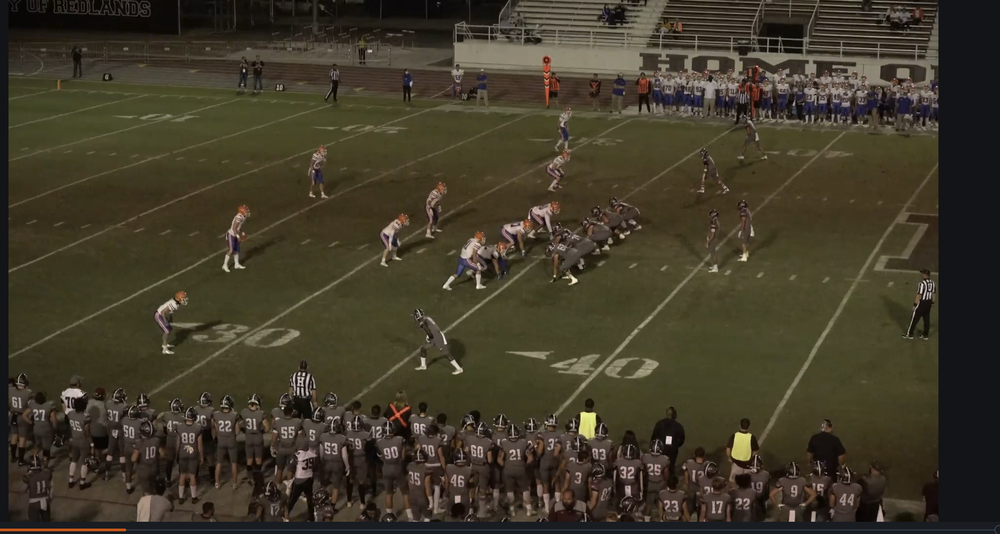
#> input picture sample_data/ACES/1dcf8f12e295c16479695b4a387b37a7a6507e206d9925e4c78ab65da7d329eb/sideline_1dcf8f12e295c16479695b4a387b37a7a6507e206d9925e4c78ab65da7d329eb.png, 1000 x 534 px, shrunk from 2940 x 1570 before the run, found by its file name
$ jupyter execute field_lines_detector.ipynb
#> lines starting #> are read from the running program, lines starting #| are printed output that depends on the picture; after the words box and inside, x2 and y2 are one past the last pixel; in counts of white or black regions, pixels touching at a corner belong together
#> further down, image is the input picture: shape (534, 1000, 3); mean B, G, R 41.3, 57.7, 64.1
I will use this notebook to detect the field lines for each image in the dataset, which will allow for formation detection via player coordinates on the field, rather than the raw image. Change the path to the dataset and the path to the output director as needed.

[cell 1]
import os
import cv2
import numpy as np
import matplotlib.pyplot as plt
from tqdm import tqdm
path_to_data = "/Users/thomasmcconnell/Library/CloudStorage/OneDrive-PomonaCollege/School/CS153/Project/cs153-football-formation-id/sample_data"

Now we get the images we want. I will start using sideline angle images as they are the only angle that most consistently has all 22 plays on the field in the image.

[cell 2]
image_paths = []

angle = "sideline" #change to endzone or tight if wanted

# Grab images
for formation_folder in os.listdir(path_to_data):
    formation_path = os.path.join(path_to_data, formation_folder)

    if os.path.isdir(formation_path):
        for video_folder in os.listdir(formation_path):
            video_path = os.path.join(formation_path, video_folder)

            if os.path.isdir(video_path):
                for file in os.listdir(video_path):
                    if file.startswith(angle) and file.endswith(".png"):
                        full_path = os.path.join(video_path, file)
                        image_paths.append(full_path)

Now we load the image in and attempt to detect the field lines. We first convert the image to grayscale, then apply a Gaussian blur to reduce noise. We then use the Canny edge detector to find the edges in the image. Finally, we use the Hough transform to detect the lines in the image. The detected lines are then drawn on the original image for visualization.

[cell 3]
def detect_and_draw_lines(image, show_result=True):
    """
    Applies Canny edge detection and Hough Line Transform to detect and draw filtered lines on an image.

    Args:
        image (np.ndarray): Input BGR image.
        show_result (bool): Whether to display the image with detected lines.

    Returns:
        image_with_lines (np.ndarray): Image with lines drawn.
        filtered_lines (list): List of filtered lines (after length and angle check).
    """
#> called with show_result = True
    # edge detection
    canny_thresh1 = 30
    canny_thresh2 = 150
    hough_thresh = 100
    min_line_length = 150
    max_line_gap = 20
    min_length_filter = 50
    angle_range_filter = (30, 150) # angles we keep

    # convert to grayscale and apply gaussian blur and canny
    gray = cv2.cvtColor(image, cv2.COLOR_BGR2GRAY)
    blurred = cv2.GaussianBlur(gray, (5, 5), 0)
    edges = cv2.Canny(blurred, threshold1=canny_thresh1, threshold2=canny_thresh2)
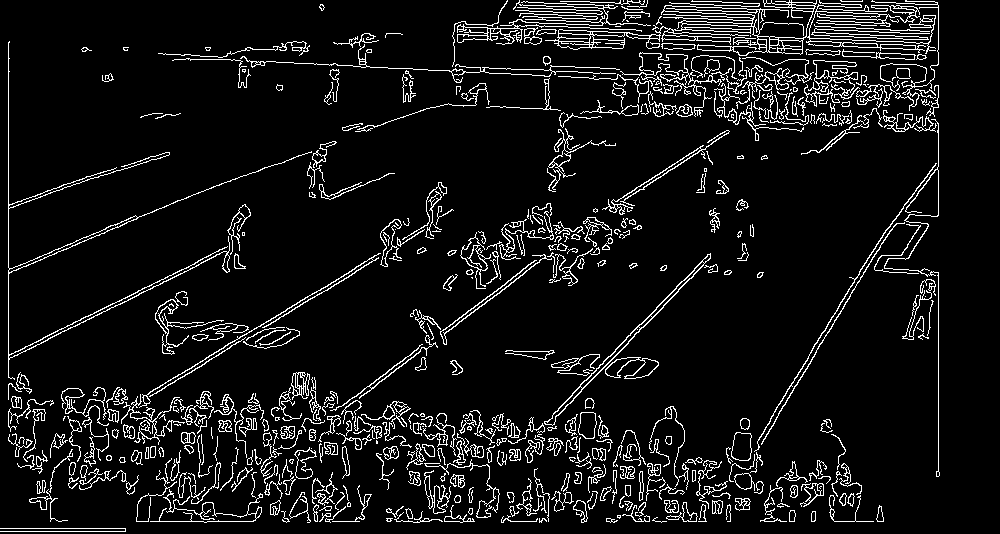
#> edges: shape (534, 1000); 7.9% white in thin lines or dots

    # hough line transform
    raw_lines = cv2.HoughLinesP(
        edges,
        rho=1,
        theta=np.pi/180,
        threshold=hough_thresh,
        minLineLength=min_line_length,
        maxLineGap=max_line_gap
    )
#> raw_lines = 120 rows, first 6: [8, 440, 8, 42], [212, 59, 549, 76], [27, 465, 450, 211], [938, 215, 938, 5], [293, 446, 644, 182], [109, 420, 354, 273]

    filtered_lines = []

    if raw_lines is not None:
        for line in raw_lines:
            x1, y1, x2, y2 = line[0]
            length = np.sqrt((x2 - x1)**2 + (y2 - y1)**2)
            angle = np.degrees(np.arctan2((y2 - y1), (x2 - x1)))
            angle = abs(angle)

            if length >= min_length_filter and (angle_range_filter[0] <= angle <= angle_range_filter[1]):
                filtered_lines.append((x1, y1, x2, y2))
#> this loop made 120 passes
#> (x1, y1, x2, y2, length, angle) on passes 1 to 12: (8, 440, 8, 42, 398, 90), (212, 59, 549, 76, 337.4, 2.89), (27, 465, 450, 211, 493.4, 30.98), (938, 215, 938, 5, 210, 90), (293, 446, 644, 182, 439.2, 36.95), (109, 420, 354, 273, 285.7, 30.96), (191, 520, 612, 203, 527, 36.98), (48, 338, 239, 245, 212.4, 25.96), (452, 518, 681, 281, 329.6, 45.98), (537, 255, 929, 1, 467.1, 32.94), (514, 460, 710, 257, 282.2, 46.01), (452, 35, 635, 23, 183.4, 3.75)
#> after the loop, filtered_lines = 21 items, first 6: (8, 440, 8, 42), (27, 465, 450, 211), (938, 215, 938, 5), (293, 446, 644, 182), (109, 420, 354, 273), (191, 520, 612, 203)

    # draw the lines
    image_with_lines = image.copy()
    for x1, y1, x2, y2 in filtered_lines:
        cv2.line(image_with_lines, (x1, y1), (x2, y2), color=(0, 255, 0), thickness=3)
#> this loop made 21 passes
#> (x1, y1, x2, y2) on passes 1 to 12: (8, 440, 8, 42), (27, 465, 450, 211), (938, 215, 938, 5), (293, 446, 644, 182), (109, 420, 354, 273), (191, 520, 612, 203), (452, 518, 681, 281), (537, 255, 929, 1), (514, 460, 710, 257), (714, 513, 876, 244), (725, 116, 876, 2), (552, 415, 706, 256)
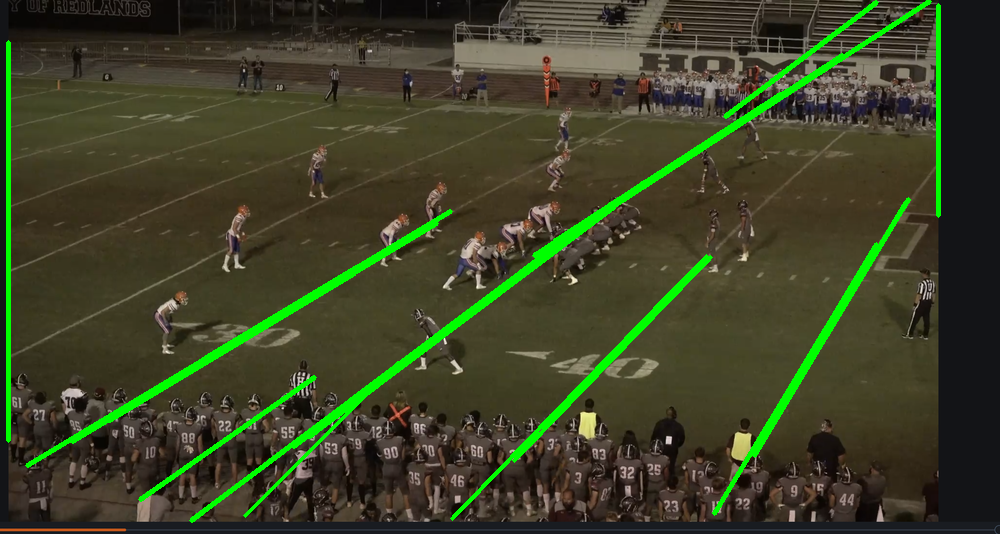
#> image_with_lines: shape (534, 1000, 3); 4.21% of pixels changed, all inside (x1, y1, x2, y2) = (6, 0, 941, 523)

    # show image
    if show_result:
        image_rgb = cv2.cvtColor(image_with_lines, cv2.COLOR_BGR2RGB)
        plt.figure(figsize=(15, 10))
        plt.imshow(image_rgb)
        plt.title("Detected & Filtered Lines")
        plt.axis("off")
        plt.show()

    return image_with_lines, filtered_lines

[cell 4]
image = image_paths[0]
image = cv2.imread(image)
image_with_lines, image_lines = detect_and_draw_lines(image)
#> image_lines has the same summary as filtered_lines in detect_and_draw_lines

We can see that the field lines are deteced, but there is tons of noise in the image. We can try to reduce this noise in two ways: 1. We can apply a mask to the image to only detect lines in the field area. 2. We can use the Hough transform to filter out lines that are not long enough or not straight enough.

Below, we will first try to remove the background noise by applying a mask to the image of only green pixels.

[cell 5]
def apply_field_mask(image):
    """
    Applies a green color threshold mask to isolate the football field.

    Args:
        image (np.ndarray): Input BGR image.

    Returns:
        masked_image (np.ndarray): Image with only the field preserved.
        field_mask (np.ndarray): Binary mask of the field.
    """
    # we will use HSV color space for better color segmentation
    hsv = cv2.cvtColor(image, cv2.COLOR_BGR2HSV)
#> hsv: shape (534, 1000, 3); mean H, S, V 30.3, 97.9, 64.7

    # we define green color range in HSV
    lower_green = np.array([10, 40, 40])
    upper_green = np.array([110, 255, 255])

    # binary mask for green color
    field_mask = cv2.inRange(hsv, lower_green, upper_green)
#> field_mask: shape (534, 1000); 75.6% white; 1011 black regions (844 under 20 px), largest, box (x1, y1, x2, y2) and area: (0, 0, 1000, 534) 98359, (316, 0, 541, 46) 7059, (733, 15, 926, 64) 2153

    # Use morpology to remove noise from our mask
    kernel = np.ones((5, 5), np.uint8)
    field_mask = cv2.morphologyEx(field_mask, cv2.MORPH_OPEN, kernel)
#> field_mask: shape (534, 1000); 70.2% white; 176 black regions (115 under 20 px), largest, box (x1, y1, x2, y2) and area: (0, 0, 1000, 534) 139888, (84, 394, 218, 513) 6904, (443, 239, 511, 289) 1219
    field_mask = cv2.morphologyEx(field_mask, cv2.MORPH_CLOSE, kernel)
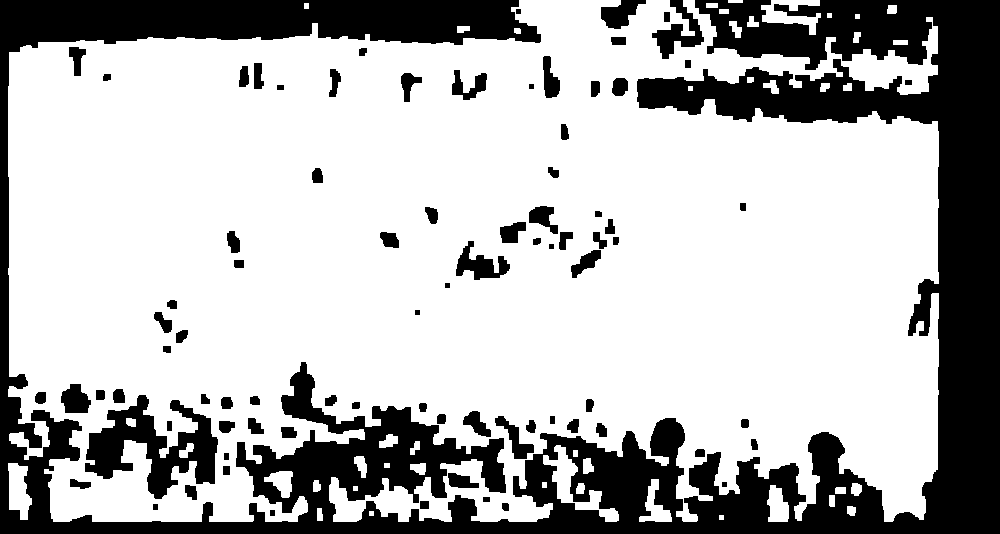
#> field_mask: shape (534, 1000); 71.5% white; 83 black regions, largest, box (x1, y1, x2, y2) and area: (0, 0, 1000, 534) 132153, (85, 395, 218, 499) 6223, (652, 0, 704, 59) 1195

    # put mask back to original image
    masked_image = cv2.bitwise_and(image, image, mask=field_mask)

    return masked_image, field_mask

# display the mask
masked_image, field_mask = apply_field_mask(image)

plt.figure(figsize=(15,10))
plt.imshow(cv2.cvtColor(masked_image, cv2.COLOR_BGR2RGB))
plt.title("Masked Field Image")
plt.axis('off')
plt.show()

Now that we have mask, we will retry our hough transform, where hopefully we can detect the field lines better.

[cell 6]
masked_image_with_lines, masked_lines = detect_and_draw_lines(masked_image)
#> call 2 of detect_and_draw_lines, with show_result = True
#> in detect_and_draw_lines (call 2), `edges = cv2.Canny(blurred, threshold1=canny_thresh1, threshold2=canny_..`:
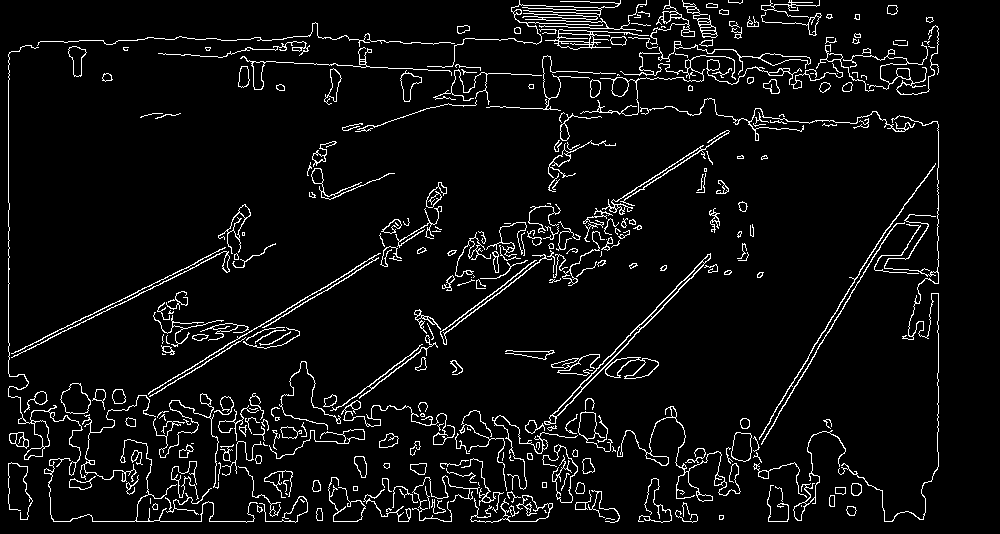
#> edges: shape (534, 1000); 5.7% white in thin lines or dots
#> in detect_and_draw_lines (call 2), `raw_lines = cv2.HoughLinesP( edges, rho=1, theta=np.pi/180, threshold=..`: raw_lines = 39 rows, first 6: [92, 521, 297, 521], [8, 396, 8, 54], [302, 436, 558, 243], [938, 466, 938, 124], [69, 444, 436, 223], [246, 60, 637, 80]
#> the loop in detect_and_draw_lines (call 2), `for line in raw_lines:` made 39 passes
#> (x1, y1, x2, y2, length, angle) on passes 1 to 12: (92, 521, 297, 521, 205, 0), (8, 396, 8, 54, 342, 90), (302, 436, 558, 243, 320.6, 37.01), (938, 466, 938, 124, 342, 90), (69, 444, 436, 223, 428.4, 31.06), (246, 60, 637, 80, 391.5, 2.93), (474, 501, 710, 257, 339.5, 45.95), (69, 440, 438, 218, 430.6, 31.03), (310, 434, 649, 179, 424.2, 36.95), (9, 358, 198, 265, 210.6, 26.2), (481, 288, 758, 108, 330.3, 33.02), (754, 455, 908, 199, 298.8, 58.97)
#> line on passes 36 to 39: [[434, 435, 605, 426]], [[411, 421, 606, 427]], [[539, 255, 762, 111]], [[248, 510, 450, 510]]
#> the loop in detect_and_draw_lines (call 2), `for x1, y1, x2, y2 in filtered_lines:` made 16 passes
#> (x1, y1, x2, y2) on passes 1 to 12: (8, 396, 8, 54), (302, 436, 558, 243), (938, 466, 938, 124), (69, 444, 436, 223), (474, 501, 710, 257), (69, 440, 438, 218), (310, 434, 649, 179), (481, 288, 758, 108), (754, 455, 908, 199), (725, 495, 878, 241), (585, 225, 761, 110), (301, 436, 614, 200)
#> after the loop in detect_and_draw_lines (call 2), `for x1, y1, x2, y2 in filtered_lines:`:
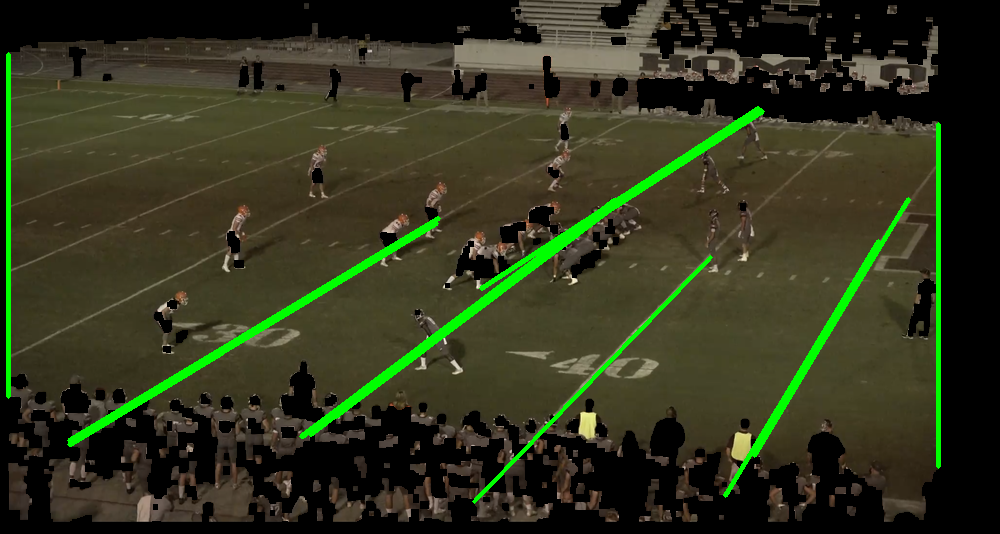
#> image_with_lines: shape (534, 1000, 3); mean B, G, R 29.7, 53, 49.2

When I got to this stage, I realized that without a ground truth of what the field lines are, I have no way of knowing if the lines are correct or not. Rather than try to create a homography matrix to warp the image to a top down view, I will instead use the yard lines to create a mask of the field area. This will allow me to hopefully automically remove most of the background area of the images. I cannot use the field lines (horizontal lines in a sideline image) to create the mask, as they are sometimes not visible in the image. I will instead use the yard lines (vertical lines in a sideline image) to create the mask. I will use the Hough transform to detect the yard lines, and then use these lines to create a mask of the field area. I will then apply this mask to the image to remove the background area. I will also remove anything that is more than 50% black in the mask for a given y value, as this is likely to be background area full of players on the sideline rather than field area. There is no football play where all 22 players would be lines up along the field like they are on the sideline.

[cell 7]
def crop_image_to_field_region(image, filtered_lines, padding=10, black_thresh=50):
    """
    Crops the image to only the vertical region defined by detected lines,
    then trims extra black areas at top/bottom based on % black pixels.

    Args:
        image (np.ndarray): Original image.
        filtered_lines (list): List of (x1, y1, x2, y2) detected lines.
        padding (int): Pixels of extra padding above and below (optional).
        black_thresh (float): % black pixels threshold to remove row (0-100).

    Returns:
        cropped_image (np.ndarray): Clean cropped field image.
    """
#> called with padding = 20, black_thresh = 50
    if not filtered_lines:
        raise ValueError("No lines provided for cropping.")

    #crop above highest and below lowest yard line
    y_coords = []
    for (x1, y1, x2, y2) in filtered_lines:
        y_coords.append(y1)
        y_coords.append(y2)
#> this loop made 16 passes
    top_y = max(min(y_coords) - padding, 0)
    bottom_y = min(max(y_coords) + padding, image.shape[0])
    cropped = image[int(top_y):int(bottom_y), :]
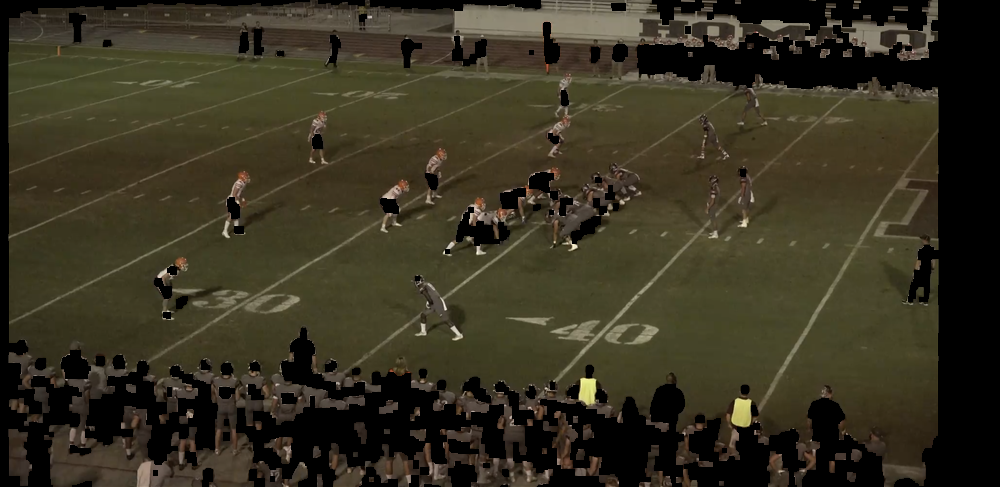
#> cropped: shape (487, 1000, 3); mean B, G, R 33.2, 50.1, 55.2

    # back to grayscale
    gray_cropped = cv2.cvtColor(cropped, cv2.COLOR_BGR2GRAY)
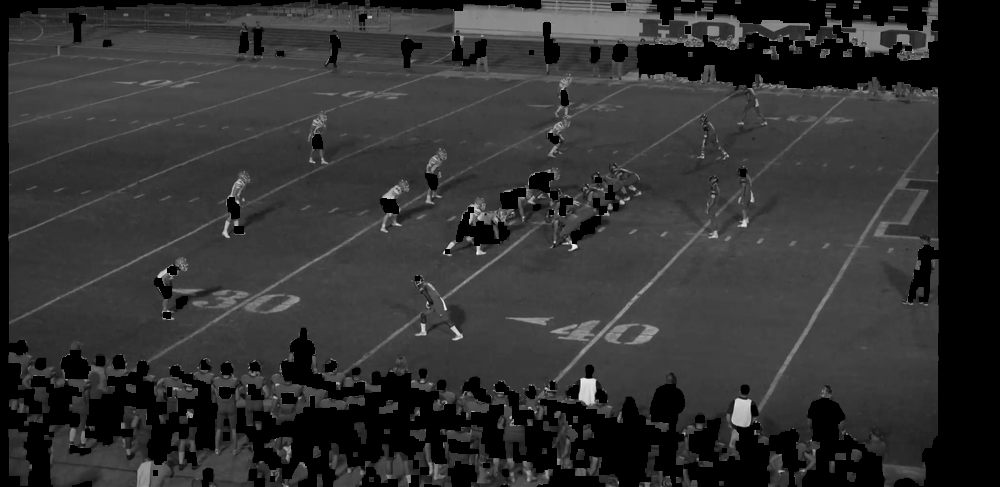
#> gray_cropped: shape (487, 1000); min 0, max 248, mean 49.7

    # remove y rows that are mostly black (representing sidelines)
    _, binary = cv2.threshold(gray_cropped, 50, 255, cv2.THRESH_BINARY_INV)
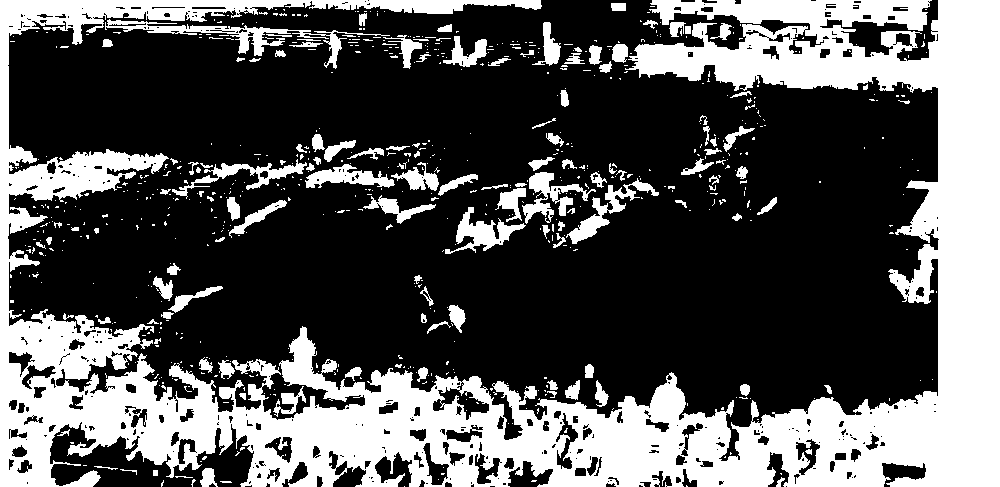
#> binary: shape (487, 1000); 33.9% white; 702 white regions (571 under 20 px), largest, box (x1, y1, x2, y2) and area: (0, 0, 1000, 487) 141470, (105, 19, 390, 69) 2192, (566, 178, 659, 244) 1317
    height, width = binary.shape
    black_pixel_thresh = (black_thresh / 100.0) * width

    # final crops
    new_top = 0
    for row in range(height):
        if np.sum(binary[row, :] > 0) < black_pixel_thresh:
            new_top = row
            break
    new_bottom = height
    for row in range(height - 1, -1, -1):
        if np.sum(binary[row, :] > 0) < black_pixel_thresh:
            new_bottom = row
            break
    final_cropped = cropped[new_top:new_bottom, :]

    # need crop dimensions for original
    return final_cropped, (top_y + new_top, top_y + new_bottom)

cropped_image, (crop_start_y, crop_end_y) = crop_image_to_field_region(masked_image, masked_lines, padding=20, black_thresh=50)

color_cropped_image = image[int(crop_start_y):int(crop_end_y), :]
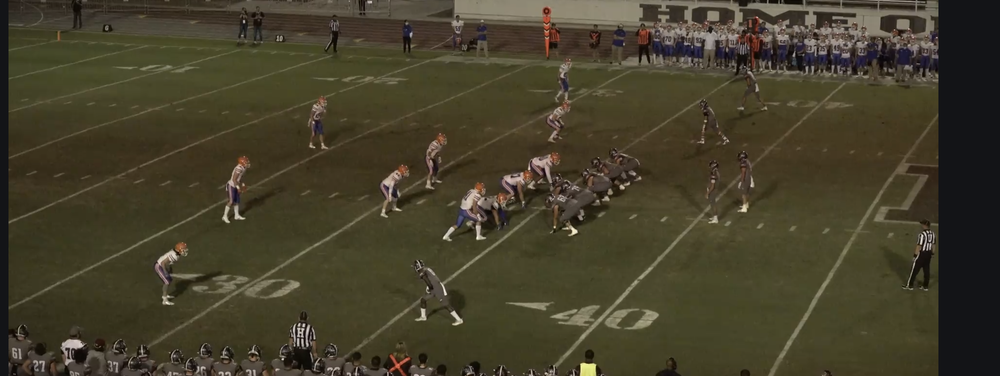
#> color_cropped_image: shape (376, 1000, 3); mean B, G, R 42.8, 62.9, 68.6

# Display

original_rgb = cv2.cvtColor(masked_image, cv2.COLOR_BGR2RGB)
cropped_rgb = cv2.cvtColor(cropped_image, cv2.COLOR_BGR2RGB)
color_cropped_rgb = cv2.cvtColor(color_cropped_image, cv2.COLOR_BGR2RGB)

plt.figure(figsize=(24, 8))

plt.subplot(1, 3, 1)
plt.imshow(original_rgb)
plt.title("Original Image with Detected Lines")
plt.axis('off')

plt.subplot(1, 3, 2)
plt.imshow(cropped_rgb)
plt.title("Final Cropped Field Only (Masked View)")
plt.axis('off')

plt.subplot(1, 3, 3)
plt.imshow(color_cropped_rgb)
plt.title("Final Cropped Field Only (Color View)")
plt.axis('off')

plt.show()
